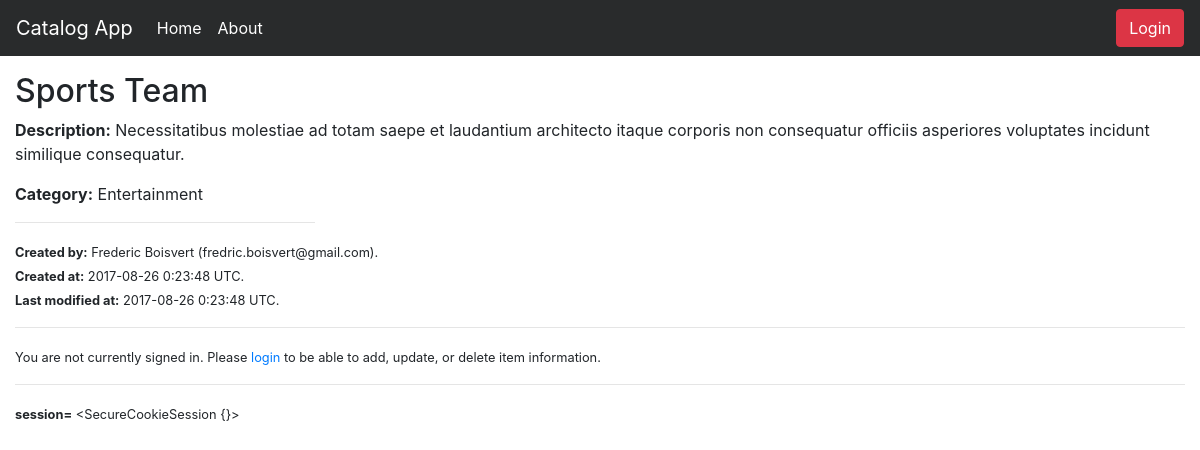
Screenshot of /catalog/Entertainment/Sports Team with the database file from the repository.
### models.py (models this page shows, shortened)
class Item(Base):
    __tablename__ = "item"
    __table_args__ = (UniqueConstraint('category_id', 'title', name = 'key'),)
    id = Column(Integer, primary_key = True)
    title = Column(String(80), nullable = False)
    description = Column(String(250))
    created_date = Column(DateTime, default = datetime.utcnow)
    updated_date = Column(DateTime, default = datetime.utcnow, onupdate = datetime.utcnow)
    category_id = Column(Integer, ForeignKey("category.id"))
    category = relationship(Category)
    user_id = Column(Integer, ForeignKey("user.id"))
    user = relationship(User)

class Category(Base):
    __tablename__ = "category"
    id = Column(Integer, primary_key = True)
    name = Column(String(80), nullable = False, index = True)
    created_date = Column(DateTime, default = datetime.utcnow, nullable = False)
    updated_date = Column(DateTime, default = datetime.utcnow, onupdate = datetime.utcnow, nullable = False)
    user_id = Column(Integer, ForeignKey("user.id"))
    user = relationship(User)

class User(Base):
    __tablename__ = 'user'
    id = Column(Integer, primary_key = True)
    name = Column(String(80), nullable = False)
    email = Column(String(80), nullable = False, unique = True)
    picture = Column(String(250))

### application.py (the view)
@app.route("/catalog/<path:category_name>")
@app.route("/catalog/<path:category_name>/items")
def show_items(category_name):
    categories = session.query(Category).order_by(asc(Category.name)).all()
    category = session.query(Category).filter_by(name=category_name).first()
    items = session.query(Item).filter_by(category_id=category.id).all()
    if len(items) < 2:
        title = "{} Item ({} item)"
    else:
        title = "{} Items ({} items)"
    return render_template(
        "categories.html",
        items_title=title.format(category.name, len(items)),
        categories=categories,
        category=category,
        items=items)

### application.py (called while the page is built)
@app.route("/catalog/<path:category_name>/<path:item_title>")
def show_item(category_name, item_title):
    category = session.query(Category).filter_by(name=category_name).first()
    item = session.query(Item).filter_by(
        category_id=category.id, title=item_title).first()
    return render_template("show_item.html", item=item)

### templates/show_item.html (shortened to what this page needs)
{% extends "base.html" %}
{% block content %}
  <h2>{{ item.title }}</h2>
  <p><strong>Description:</strong> {{ item.description }}</p>
  <p><strong>Category:</strong> {{ item.category.name }}</p>
  <hr style="max-width: 300px; text-align: left; margin-left: 0">
  <p>
    <small>
      <strong>Created by:</strong> {{ item.user.name }} ({{ item.user.email }}).<br>
      <strong>Created at:</strong> {{ item.created_date.strftime('%Y-%m-%d %-H:%M:%S') }} UTC.<br>
      <strong>Last modified at:</strong> {{ item.updated_date.strftime('%Y-%m-%d %-H:%M:%S') }} UTC.<br>
    </small>
  </p>
{% endblock %}

### rows the page displays
Item: title "Sports Team", description "Necessitatibus molestiae ad totam saepe et laudantium architecto itaque corporis non consequatur officiis asperiores voluptates incidunt similique consequatur.", created_date "2017-08-26 0:23:48", updated_date "2017-08-26 0:23:48"
Category: category.name "Entertainment"
User: user.name "Frederic Boisvert", user.email "fredric.boisvert@gmail.com"

### other values shown
{{ session }} "<SecureCookieSession {}>"
